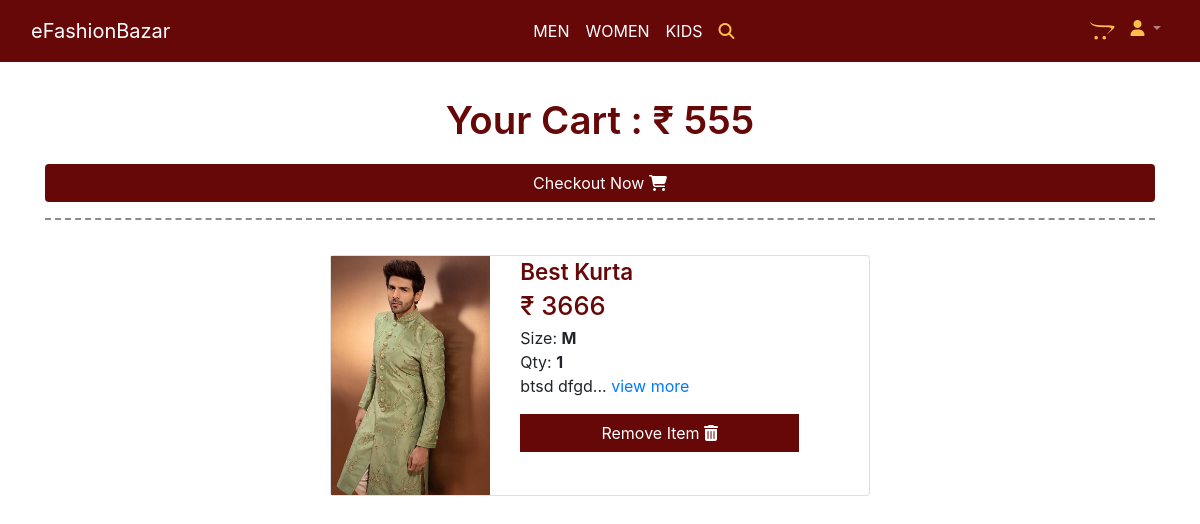
The app's page /cart/ (signed in) with its own data.
### products/models.py (models this page shows, shortened)
class Order(models.Model):
    user = models.ForeignKey(User, on_delete=models.CASCADE)
    ref_code = models.CharField(max_length=20)
    items = models.ManyToManyField(OrderItem)
    start_date = models.DateTimeField(auto_now_add=True)
    ordered_date = models.DateTimeField()
    ordered = models.BooleanField(default=False)
    address = models.ForeignKey('Address', on_delete=models.SET_NULL, null=True, blank=True)
    payment = models.ForeignKey('Payment', on_delete=models.SET_NULL, null=True, blank=True)
    coupon = models.ForeignKey('CouponCode', on_delete=models.SET_NULL, null=True, blank=True)
    being_delivered = models.BooleanField(default=False)
    recieved = models.BooleanField(default=False)
    refund_requested = models.BooleanField(default=False)
    refund_requested_reason = models.CharField(max_length=200, null=True, blank=True)
    refund_granted = models.BooleanField(default=False)
    def get_total(self):
        total = 0
        for order_item in self.items.all():
            total += order_item.get_final_price()
        if self.coupon and total>1:
            total -= self.coupon.amount
        return total

class OrderItem(models.Model):
    SIZE_OPTION = [
        ('S', 'S'),
        ('M', 'M'),
        ('L', 'L'),
        ('XL', 'XL'),
        ('2XL', '2XL'),
    ]
    user = models.ForeignKey(User, on_delete=models.CASCADE)
    ordered = models.BooleanField(default=False)
    item = models.ForeignKey(Item, on_delete=models.CASCADE)
    quantity = models.IntegerField(default=1)
    size = models.CharField(max_length=100, choices=SIZE_OPTION, null=True)
    def get_total_discount_item_price(self):
        return self.quantity * self.item.p_dis_price
    def get_final_price(self):
        if self.item.p_dis_price:
            return self.get_total_discount_item_price()
        return self.get_total_item_price()

class Item(models.Model):
    category = models.ForeignKey(Category, on_delete=models.CASCADE)
    p_name = models.CharField(max_length=200)
    p_image = models.ImageField(upload_to='Items')
    second_img = models.ImageField(upload_to='Second Img', null=True, blank=True)
    third_img = models.ImageField(upload_to='Third Img', null=True, blank=True)
    p_price = models.IntegerField()
    p_dis_price = models.IntegerField()
    p_desc = models.TextField()
    small_size = models.BooleanField(null=True)
    medium_size = models.BooleanField(null=True)
    large_size = models.BooleanField(null=True)
    xl_size = models.BooleanField(null=True)
    xxl_size = models.BooleanField(null=True)
    p_slug = models.SlugField(max_length=200)

### products/views.py (the view)
# urls.py: path('cart/', cart_view, name="cart"),
@login_required
def cart_view(request):
    try:
        cart_items = Order.objects.get(user=request.user, ordered=False)
        context = {
            'cart':cart_items,
        }
        return render(request, 'cart.html', context)
    except ObjectDoesNotExist:
        messages.info(request, "No item in your cart!")
        return redirect('/')

### products/templates/cart.html (shortened to what this page needs)
{% extends 'base.html' %}
{% block mainCont %} {% load static %}
<section class="cartSec">
  <div class="container">
    <div class="row">
      <div class="col-lg-12 col-12">
        <p class="text-center categoriesMainTitle">
          Your Cart : ₹ {{cart.get_total}}
        </p>
        {% if cart.items.all %}
        <a class="btn text-center checkoutNowBtn" href="/checkout/">Checkout Now <i
            class="fas fa-shopping-cart"></i></a>
        {% else %}
        <a class="btn text-center checkoutNowBtn" href="/">Continue Shopping <i class="fas fa-shopping-cart"></i></a>
        {% endif %}
        <hr class="style5">
      </div>
    </div>
    <div class="row">
      {% for i in cart.items.all %}
      <div class="col-lg-6 col-md-10 col-12 m-auto">
        <div class="card cartSecCard">
          <div class="row">
            <div class="col-lg-4 col-md-4 col-4">
              <a href="{% url 'product-detail' i.item.id %}">
                <img src="{{i.item.p_image.url}}" class="img-fluid cartSecCardImage" alt="{{ i.item.p_name }}">
              </a>
            </div>
            <div class="col-lg-8 col-md-8 col-8">
              <a href="{% url 'product-detail' i.item.id %}">
                <p class="card-title cartSecCardTitle">
                  {{i.item.p_name}}
                </p>
              </a>
              <p class="cartSecCardPrice">
                ₹ {{i.item.p_price}}
              </p>
              <p class="cartSecCardSize">
                Size: <strong>{{i.size}}</strong>
              </p>
              <p class="cartSecCardSize">
                Qty: <strong> {{i.quantity}} </strong>
              </p>
              <p class="cartSecCardPara d-none d-sm-none d-md-block d-lg-block">
                {{ i.item.p_desc|slice:"0:72" }}... <a href="{% url 'product-detail' i.item.id %}">view more</a>
              </p>
              <a class="btn cartSecCardBtn" href="{% url 'remove-from-cart' i.item.id i.size %}">Remove Item <i
                  class="fa fa-trash" aria-hidden="true"></i></a>
            </div>
          </div>
        </div>
      </div>
      {% endfor %}
    </div>
</section>
{% endblock mainCont %}

### products/static/css/itsmystyle.css (style rules this page uses)
html { scroll-behavior: smooth; }
* { margin: 0; padding: 0; box-sizing: border-box; }
a { text-decoration: none; }
:root { --mainCol: #fcbf49; --bgMainCol: #ffffff; --seconMainBgCol: #660708; --txtCol: #000000; --sidenavtxtcol: #ffffff; }
.categoriesMainTitle { font-size: 2.4rem; font-weight: 600; line-height: 1.4; color: var(--seconMainBgCol); }
hr.style5 { background-color: #fff; border-top: 2px dashed #8c8b8b; }
.cartSec { width: 100%; height: auto; margin-top: 2rem; margin-bottom: 2rem; }
.cartSecCard { width: 100%; height: auto; margin-top: 1.2rem; }
.cartSecCardImage { width: 100%; height: 100%; }
.cartSecCardTitle { font-size: 1.4rem; font-weight: 600; line-height: 1.4; color: var(--seconMainBgCol); margin-bottom: 0rem; }
.cartSecCardPrice { font-size: 1.6rem; font-weight: 500; margin-bottom: 0rem; color: var(--seconMainBgCol); }
.cartSecCardSize { font-size: 1rem; margin-bottom: 0rem; }
.cartSecCardBtn { width: 80%; background-color: var(--seconMainBgCol); border-radius: 2px solid var(--seconMainBgCol); color: #ffffff; }
.checkoutNowBtn { width: 100%; color: #ffffff; background-color: var(--seconMainBgCol); }

### records on screen
Order: get_total "555"
OrderItem: item.p_image (picture), item.p_name "Best Kurta", item.p_price "3666", size "M", quantity "1", item.p_desc "btsd dfgd"
